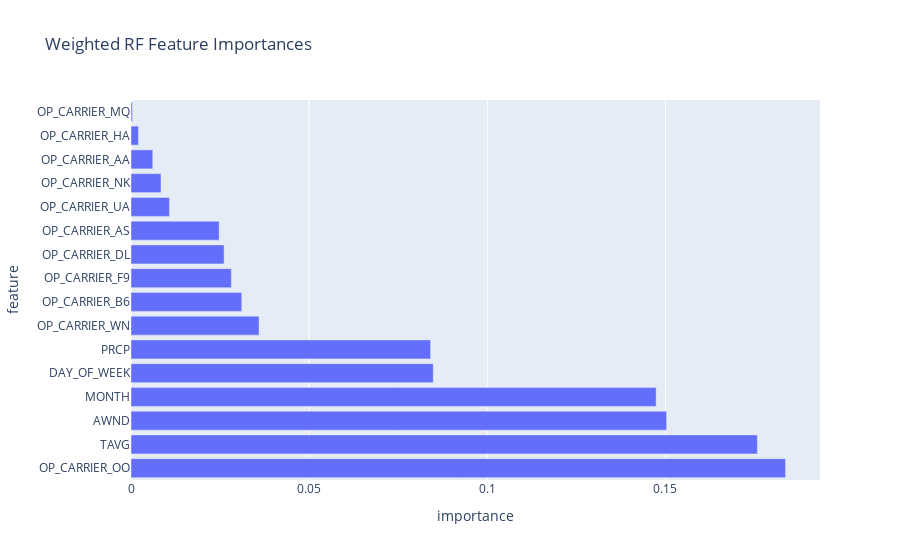

Source (notebook cell):
### Markdown cell above
The Precision‐Recall curve slopes downward as recall increases:
At very high recall (far right), precision can drop below 0.2 (meaning many false alarms).
At very high precision (far left), recall is small (meaning the model only labels flights as delayed when it’s extremely certain, missing many actual delays).

This curve shows the trade‐off between catching more delayed flights (recall) and labeling on-time flights as delayed (precision).

### Code cell
# Random Forest Feature Importances
# This helps us figure out what features are most important for predicting delays

importances = rf_weighted.feature_importances_
feature_names = X_final.columns

fi_df = pd.DataFrame({
    "feature": feature_names,
    "importance": importances
}).sort_values("importance", ascending=False)

fig_fi = px.bar(fi_df, x="importance", y="feature", orientation='h',
                title="Weighted RF Feature Importances")
fig_fi.show()

### Figure 1 — Plotly figure (JSON) as saved in the notebook; plotly's stock layout.template omitted (floating-point values rounded to 4 significant figures)
{"data": [{"hovertemplate": "importance=%{x}<br>feature=%{y}<extra></extra>", "legendgroup": "", "marker": {"color": "#636efa", "pattern": {"shape": ""}}, "name": "", "orientation": "h", "showlegend": false, "textposition": "auto", "type": "bar", "x": [0.1837, 0.1758, 0.1503, 0.1474, 0.08483, 0.08408, 0.03594, 0.03109, 0.02816, 0.02613, 0.02474, 0.01081, 0.00842, 0.006109, 0.002109, 0.000358], "xaxis": "x", "y": ["OP_CARRIER_OO", "TAVG", "AWND", "MONTH", "DAY_OF_WEEK", "PRCP", "OP_CARRIER_WN", "OP_CARRIER_B6", "OP_CARRIER_F9", "OP_CARRIER_DL", "OP_CARRIER_AS", "OP_CARRIER_UA", "OP_CARRIER_NK", "OP_CARRIER_AA", "OP_CARRIER_HA", "OP_CARRIER_MQ"], "yaxis": "y"}], "layout": {"barmode": "relative", "legend": {"tracegroupgap": 0}, "title": {"text": "Weighted RF Feature Importances"}, "xaxis": {"anchor": "y", "domain": [0, 1], "title": {"text": "importance"}}, "yaxis": {"anchor": "x", "domain": [0, 1], "title": {"text": "feature"}}}}
